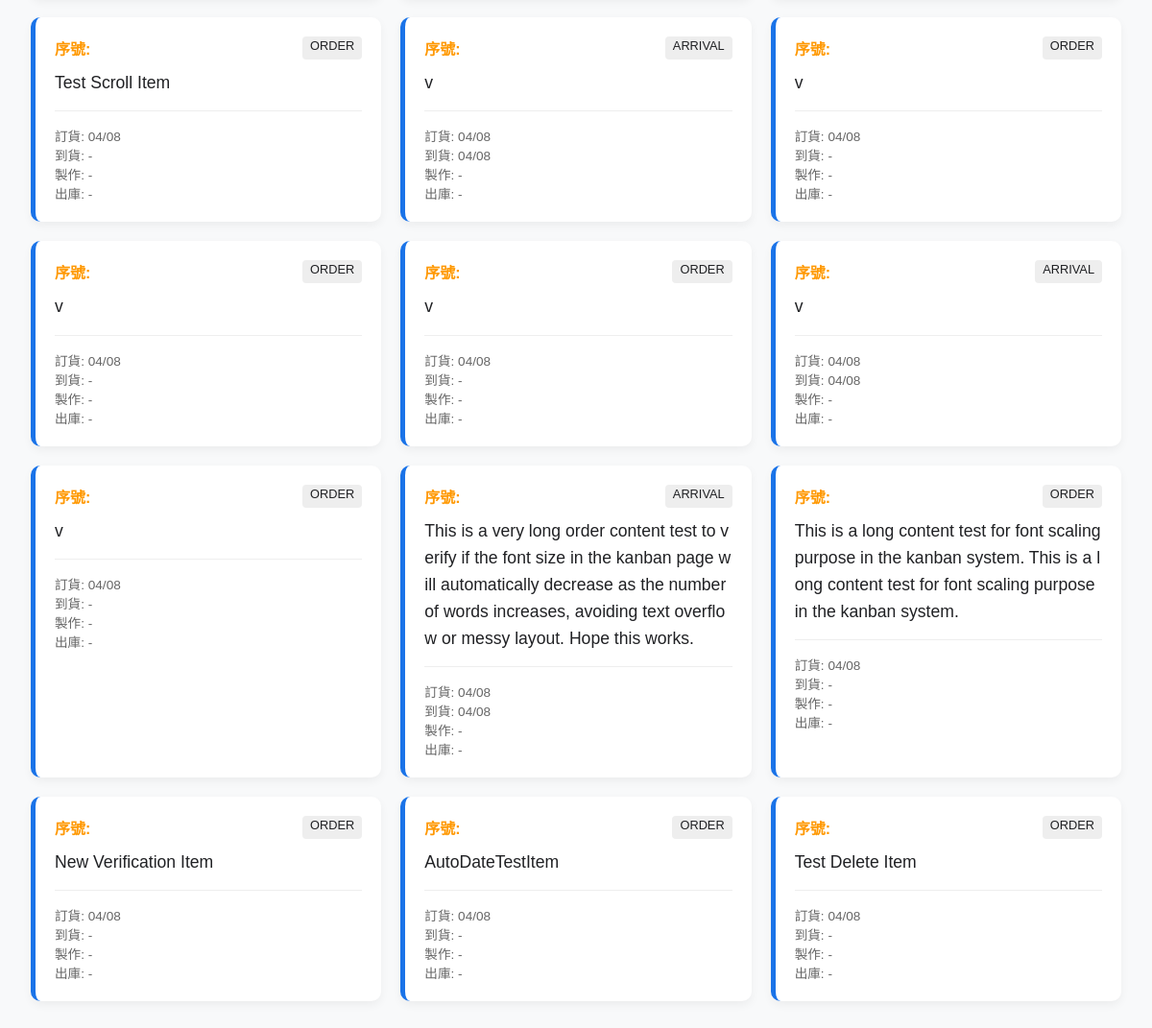
The app's page /all_data (signed in, lower part), older data.
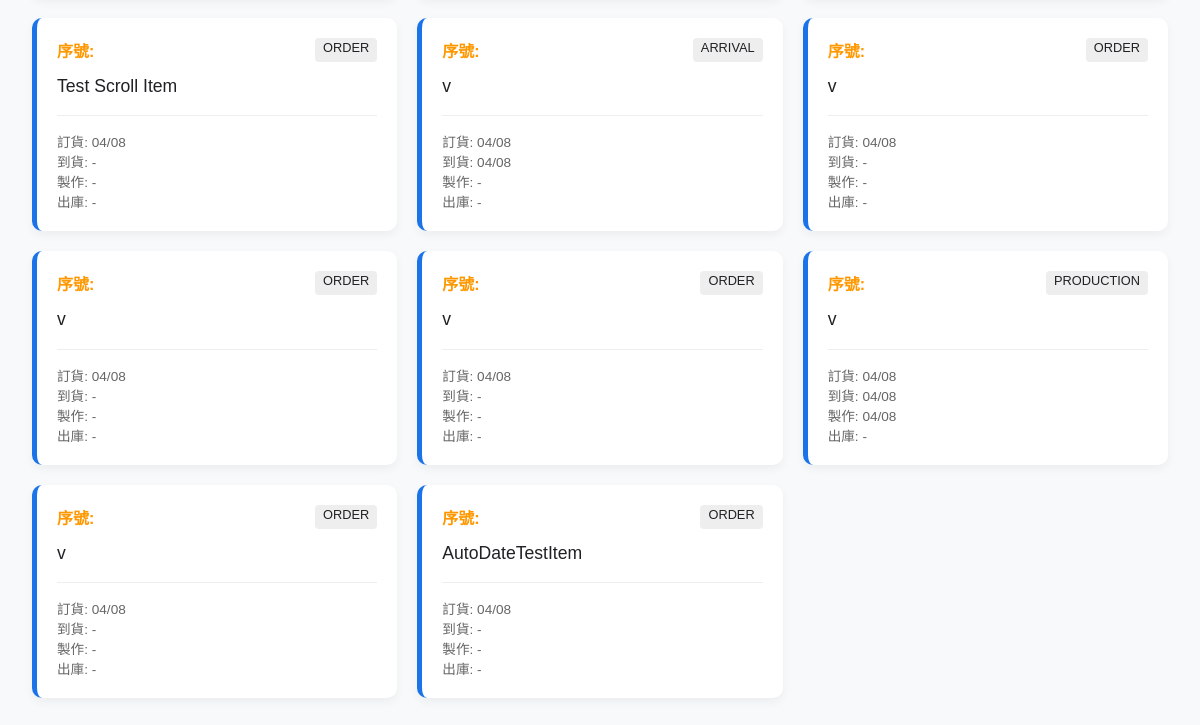
The same page, newer data.
### models.py (models this page shows)
class SignboardItem(db.Model):
    id = db.Column(db.Integer, primary_key=True)
    content = db.Column(db.Text, nullable=False)
    remark = db.Column(db.Text) # 備註 (選填)
    current_stage = db.Column(db.String(20), default='ORDER')
    order_date = db.Column(db.String(10))
    arrival_date = db.Column(db.String(10))
    production_date = db.Column(db.String(10))
    delivery_date = db.Column(db.String(10))
    updated_at = db.Column(db.DateTime, default=datetime.utcnow, onupdate=datetime.utcnow)

### main.py (the view)
@app.route('/all_data')
def all_data():
    if 'user_id' not in session:
        return redirect(url_for('index'))
    items = SignboardItem.query.all()
    return render_template('all_data.html', items=items)

### main.py (called while the page is built)
def get_config(key, default=None):
    config = SystemConfig.query.filter_by(key=key).first()
    return config.value if config else default

@app.context_processor
def inject_config():
    return {'site_title': get_config('site_title', '中國到貨看板系統')}

### templates/all_data.html (shortened to what this page needs)
{% extends "layout.html" %}
{% block content %}
<div style="display: grid; grid-template-columns: repeat(auto-fill, minmax(300px, 1fr)); gap: 20px;">
    {% for item in items %}
    <div style="background: white; padding: 20px; border-radius: 10px; box-shadow: 0 4px 10px rgba(0,0,0,0.05); border-left: 5px solid #1a73e8;">
        <div style="display: flex; justify-content: space-between; margin-bottom: 10px;">
            <span style="font-weight: bold; color: #ff9800;">序號: {{ item.sequence_id }}</span>
            <span style="background: #eee; padding: 2px 8px; border-radius: 4px; font-size: 0.8rem;">{{ item.current_stage }}</span>
        </div>
        <div style="font-size: 1.1rem; line-height: 1.6; word-break: break-all;">
            {{ item.content }}
        </div>
        <hr style="border: 0; border-top: 1px solid #eee; margin: 15px 0;">
        <div style="font-size: 0.85rem; color: #666;">
            <div>訂貨: {{ item.order_date or '-' }}</div>
            <div>到貨: {{ item.arrival_date or '-' }}</div>
            <div>製作: {{ item.production_date or '-' }}</div>
            <div>出庫: {{ item.delivery_date or '-' }}</div>
        </div>
    </div>
    {% endfor %}
</div>
{% endblock %}

### templates/layout.html (shortened to what this page needs)
<!DOCTYPE html>
<html lang="zh-Hant">
<head>
</head>
<body>
    <div class="container">
        {% block content %}{% endblock %}
    </div>
</body>
</html>

### templates/layout.html (style rules this page uses)
:root { --primary: #1a73e8; --success: #34a853; --warning: #fbbc05; --danger: #ea4335; --info: #4285f4; --dark: #202124; --light: #f8f9fa; }
body { font-family: 'Microsoft JhengHei', sans-serif; margin: 0; background: var(--light); color: var(--dark); }
.container { padding: 2rem; max-width: 1200px; margin: 0 auto; }

Row changes from the older to the newer data that the page shows:
removed SignboardItem: current_stage "ARRIVAL", content "This is a very long order content test to verify if the font size in the kanban page will automatically decrease as the number of words increases, avoiding text overflow or messy layout. Hope this works.", order_date "04/08", arrival_date "04/08", production_date "-", delivery_date "-"
removed SignboardItem: current_stage "ORDER", content "This is a long content test for font scaling purpose in the kanban system. This is a long content test for font scaling purpose in the kanban system.", order_date "04/08", arrival_date "-", production_date "-", delivery_date "-"
removed SignboardItem: current_stage "ORDER", content "New Verification Item", order_date "04/08", arrival_date "-", production_date "-", delivery_date "-"
removed SignboardItem: current_stage "ORDER", content "Test Delete Item", order_date "04/08", arrival_date "-", production_date "-", delivery_date "-"
changed SignboardItem: current_stage "ARRIVAL" → "PRODUCTION"; production_date "-" → "04/08"
